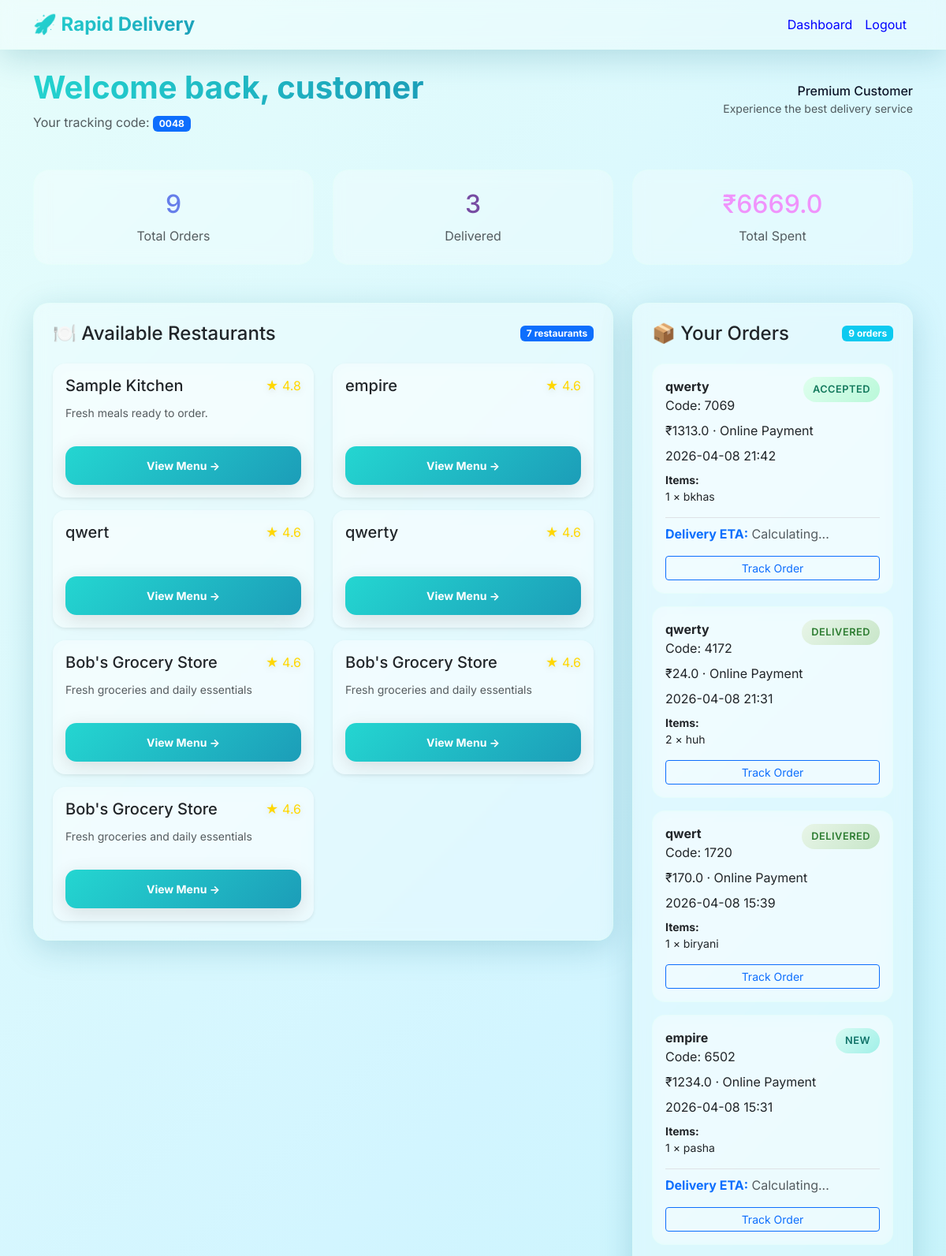
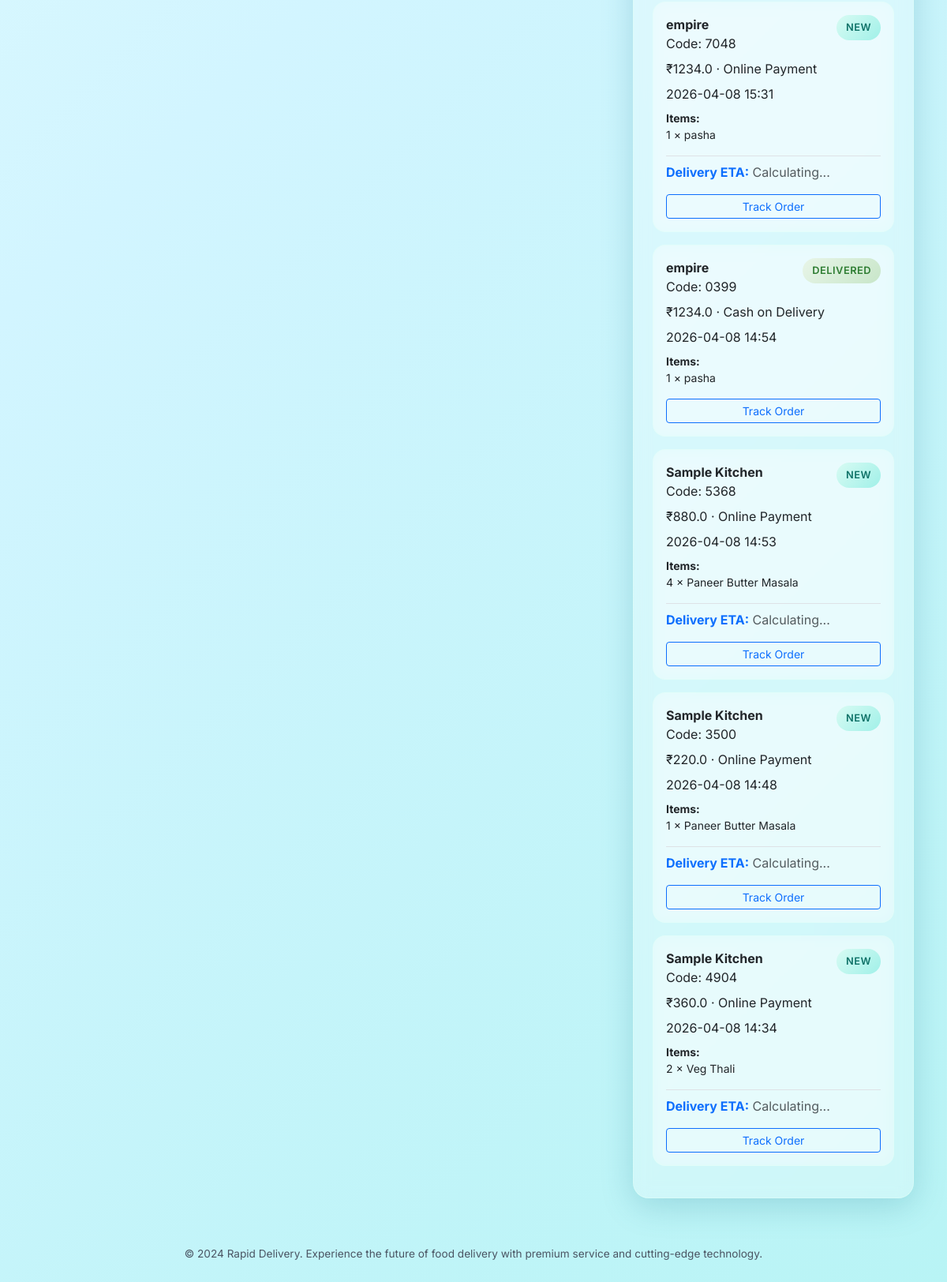
Page /dashboard (signed in) on the committed database (2 pictures, top to bottom).
### app.py (models this page shows, shortened)
class User(db.Model, UserMixin):
    id = db.Column(db.Integer, primary_key=True)
    name = db.Column(db.String(120), nullable=False)
    email = db.Column(db.String(120), unique=True, nullable=False)
    password_hash = db.Column(db.String(255), nullable=False)
    role = db.Column(db.String(30), nullable=False)
    shop_name = db.Column(db.String(120))
    address = db.Column(db.String(255))
    phone = db.Column(db.String(40))
    vehicle_number = db.Column(db.String(40))
    otp = db.Column(db.String(10))
    otp_expiry = db.Column(db.DateTime)
    tracking_code = db.Column(db.String(6), unique=True)
    current_lat = db.Column(db.Float)
    current_lng = db.Column(db.Float)
    location_updated_at = db.Column(db.DateTime)
    is_sharing_location = db.Column(db.Boolean, default=False)

class Shop(db.Model):
    id = db.Column(db.Integer, primary_key=True)
    owner_id = db.Column(db.Integer, db.ForeignKey('user.id'), nullable=False)
    name = db.Column(db.String(120), nullable=False)
    description = db.Column(db.String(255), nullable=False)
    rating = db.Column(db.Float, default=4.6)
    scanner_filename = db.Column(db.String(255))
    latitude = db.Column(db.Float)
    longitude = db.Column(db.Float)
    owner = db.relationship('User', backref='shops')

class Order(db.Model):
    id = db.Column(db.Integer, primary_key=True)
    customer_id = db.Column(db.Integer, db.ForeignKey('user.id'), nullable=False)
    shop_id = db.Column(db.Integer, db.ForeignKey('shop.id'), nullable=False)
    delivery_id = db.Column(db.Integer, db.ForeignKey('user.id'))
    code = db.Column(db.String(6), nullable=False)
    status = db.Column(db.String(40), default='New')
    payment_method = db.Column(db.String(30), nullable=False)
    total_amount = db.Column(db.Float, nullable=False)
    created_at = db.Column(db.DateTime, default=datetime.utcnow)
    eta = db.Column(db.DateTime)
    pickup_lat = db.Column(db.Float)
    pickup_lng = db.Column(db.Float)
    delivery_lat = db.Column(db.Float)
    delivery_lng = db.Column(db.Float)
    razorpay_order_id = db.Column(db.String(100))
    razorpay_payment_id = db.Column(db.String(100))
    customer = db.relationship('User', foreign_keys=[customer_id])
    shop = db.relationship('Shop')
    delivery = db.relationship('User', foreign_keys=[delivery_id])
    items = db.relationship('OrderItem', backref='order', lazy=True)

class OrderItem(db.Model):
    id = db.Column(db.Integer, primary_key=True)
    order_id = db.Column(db.Integer, db.ForeignKey('order.id'), nullable=False)
    item_id = db.Column(db.Integer, db.ForeignKey('item.id'), nullable=False)
    quantity = db.Column(db.Integer, nullable=False)
    price = db.Column(db.Float, nullable=False)
    item = db.relationship('Item')

class Item(db.Model):
    id = db.Column(db.Integer, primary_key=True)
    shop_id = db.Column(db.Integer, db.ForeignKey('shop.id'), nullable=False)
    name = db.Column(db.String(120), nullable=False)
    description = db.Column(db.String(255), nullable=False)
    price = db.Column(db.Float, nullable=False)
    rating = db.Column(db.Float, default=4.5)
    shop = db.relationship('Shop', backref='items')

### app.py (the view, shortened to what this page needs)
@app.route('/dashboard')
@login_required
def dashboard():
    print(f"Dashboard accessed by user: {current_user.id}, role: {current_user.role}")
    if current_user.role == ROLE_CUSTOMER:
        shops = Shop.query.all()
        orders = Order.query.filter_by(customer_id=current_user.id).order_by(Order.created_at.desc()).all()
        return render_template('dashboard_customer.html', shops=shops, orders=orders)

### app.py (called while the page is built)
@login_manager.user_loader
def load_user(user_id):
    return User.query.get(int(user_id))

@app.context_processor
def inject_google_maps_key():
    return {'google_maps_api_key': app.config.get('GOOGLE_MAPS_API_KEY', '')}

@app.template_filter('format_datetime')
def format_datetime(value):
    if not value:
        return '-'
    return value.strftime('%Y-%m-%d %H:%M')

### templates/dashboard_customer.html (shortened to what this page needs)
{% extends 'base.html' %}
{% block content %}
<div class="fade-in-up">
  <div class="d-flex justify-content-between align-items-center mb-5">
    <div>
      <h1 class="mb-2" style="background: var(--primary-gradient); -webkit-background-clip: text; -webkit-text-fill-color: transparent; background-clip: text; font-weight: 700;">Welcome back, {{ current_user.name }}</h1>
      <p class="text-muted mb-0">Your tracking code: <span class="badge bg-primary">{{ current_user.tracking_code }}</span></p>
    </div>
    <div class="text-end">
      <div class="h6 mb-0">Premium Customer</div>
      <small class="text-muted">Experience the best delivery service</small>
    </div>
  </div>
  <div class="row gy-4 mb-5">
    <div class="col-md-4">
      <div class="dashboard-stat text-center">
        <div class="h2 mb-2" style="color: #667eea;">{{ orders|length }}</div>
        <div class="text-muted">Total Orders</div>
      </div>
    </div>
    <div class="col-md-4">
      <div class="dashboard-stat text-center">
        <div class="h2 mb-2" style="color: #764ba2;">{{ orders|selectattr('status', 'equalto', 'Delivered')|list|length }}</div>
        <div class="text-muted">Delivered</div>
      </div>
    </div>
    <div class="col-md-4">
      <div class="dashboard-stat text-center">
        <div class="h2 mb-2" style="color: #f093fb;">₹{{ orders|sum(attribute='total_amount') if orders else 0 }}</div>
        <div class="text-muted">Total Spent</div>
      </div>
    </div>
  </div>
  <div class="row gy-4">
    <div class="col-lg-8">
      <div class="card card-shadow p-4">
        <div class="d-flex justify-content-between align-items-center mb-4">
          <h4 class="mb-0">🍽️ Available Restaurants</h4>
          <span class="badge bg-primary">{{ shops|length }} restaurants</span>
        </div>
        <div class="row gy-3">
          {% for shop in shops %}
            <div class="col-md-6">
              <div class="card h-100 p-3 border-0 shadow-sm order-card">
                <div class="d-flex justify-content-between align-items-start mb-2">
                  <h5 class="mb-1">{{ shop.name }}</h5>
                  <div class="review-stars">★ {{ shop.rating }}</div>
                </div>
                <p class="text-muted small mb-3">{{ shop.description }}</p>
                <div class="mt-auto">
                  <a class="btn btn-primary btn-sm w-100" href="{{ url_for('shop_detail', shop_id=shop.id) }}">
                    View Menu →
                  </a>
                </div>
              </div>
            </div>
          {% endfor %}
        </div>
      </div>
    </div>
    <div class="col-lg-4">
      <div class="card card-shadow p-4">
        <div class="d-flex justify-content-between align-items-center mb-4">
          <h4 class="mb-0">📦 Your Orders</h4>
          <span class="badge bg-info">{{ orders|length }} orders</span>
        </div>
        {% if orders %}
          <div class="space-y-3">
            {% for order in orders %}
              <div class="order-card p-3">
                <div class="d-flex justify-content-between align-items-start mb-2">
                  <div>
                    <strong>{{ order.shop.name }}</strong>
                    <div class="small-note">Code: {{ order.code }}</div>
                  </div>
                  <span class="status-pill status-{{ order.status.lower().replace(' ', '') }}">{{ order.status }}</span>
                </div>
                <div class="small-note mb-2">₹{{ order.total_amount }} · {{ order.payment_method }}</div>
                <div class="small-note mb-2">{{ order.created_at|format_datetime }}</div>
                <div class="small">
                  <strong>Items:</strong>
                  {% for item in order.items %}
                    <div>{{ item.quantity }} × {{ item.item.name }}</div>
                  {% endfor %}
                </div>
                {% if order.status != 'Delivered' %}
                  <div class="mt-3 pt-2 border-top">
                    <strong class="text-primary">Delivery ETA:</strong>
                    <span id="eta-{{ order.id }}" class="text-muted">{{ order.eta|format_datetime if order.eta else 'Calculating...' }}</span>
                  </div>
                {% endif %}
                <div class="mt-3">
                  <a href="{{ url_for('track_order', order_id=order.id) }}" class="btn btn-outline-primary btn-sm w-100">
                    Track Order
                  </a>
                </div>
              </div>
            {% endfor %}
          </div>
        {% else %}
          <div class="text-center py-5">
            <div class="h1 mb-3">🍽️</div>
            <h5 class="text-muted">No orders yet</h5>
            <p class="text-muted small">Start your first order from our premium restaurants</p>
          </div>
        {% endif %}
      </div>
    </div>
  </div>
</div>
{% endblock %}

### static/css/style.css (style rules this page uses)
:root { --primary-gradient: linear-gradient(135deg, #24d6d1 0%, #1c9db8 100%); --secondary-gradient: linear-gradient(135deg, #b8f2d5 0%, #72d6ec 100%); --glass-bg: rgba(255, 255, 255, 0.28); --glass-border: rgba(224, 255, 246, 0.45); --shadow-soft: 0 10px 40px 0 rgba(18, 119, 140, 0.22); --shadow-hard: 0 6px 24px rgba(0, 0, 0, 0.12); --text-primary: #0f172a; --text-secondary: #4b5563; --accent: #00c8ff; }
body { background: linear-gradient(135deg, #e6fdfb 0%, #d2f5ff 45%, #b8f4f5 100%); min-height: 100vh; font-family: 'Inter', -apple-system, BlinkMacSystemFont, 'Segoe UI', Roboto, sans-serif; color: var(--text-primary); }
.card-shadow { background: var(--glass-bg); backdrop-filter: blur(10px); -webkit-backdrop-filter: blur(10px); border: 1px solid var(--glass-border); border-radius: 20px; box-shadow: var(--shadow-soft); transition: all 0.3s ease; }
.btn-primary { background: var(--primary-gradient); border: none; border-radius: 14px; padding: 14px 26px; font-weight: 700; transition: all 0.3s ease; box-shadow: var(--shadow-hard); }
.dashboard-stat { background: var(--glass-bg); backdrop-filter: blur(10px); border: 1px solid var(--glass-border); border-radius: 20px; padding: 24px; transition: all 0.3s ease; }
.status-pill { border-radius: 20px; padding: 6px 12px; font-size: 0.8rem; font-weight: 600; text-transform: uppercase; letter-spacing: 0.5px; }
.status-new { background: linear-gradient(135deg, #d8fbf3 0%, #a0f0e8 100%); color: #0f7268; }
.status-accepted { background: linear-gradient(135deg, #dfffee 0%, #b9f8d9 100%); color: #13795c; }
.status-delivered { background: linear-gradient(135deg, #e8f5e8 0%, #c8e6c9 100%); color: #2e7d32; }
.review-stars { color: #ffd700; filter: drop-shadow(0 2px 4px rgba(0,0,0,0.1)); }
.order-card { background: var(--glass-bg); backdrop-filter: blur(10px); border: 1px solid var(--glass-border); border-radius: 16px; padding: 20px; margin-bottom: 16px; transition: all 0.3s ease; }
.fade-in-up { animation: fadeInUp 0.6s ease-out; }

### rows in the picture
User: name "customer", tracking_code "0048"
Shop: name "Sample Kitchen", rating "4.8", description "Fresh meals ready to order."
Shop: name "empire", rating "4.6"
Shop: name "qwert", rating "4.6"
Shop: name "qwerty", rating "4.6"
Shop: name "Bob's Grocery Store", rating "4.6", description "Fresh groceries and daily essentials"
Shop: name "Bob's Grocery Store", rating "4.6", description "Fresh groceries and daily essentials"
Shop: name "Bob's Grocery Store", rating "4.6", description "Fresh groceries and daily essentials"
Order: shop.name "qwerty", code "7069", status "ACCEPTED", total_amount "1313.0", payment_method "Online Payment", created_at "2026-04-08 21:42", eta "Calculating..."
OrderItem: quantity "1", item.name "bkhas"
Order: shop.name "qwerty", code "4172", status "DELIVERED", total_amount "24.0", payment_method "Online Payment", created_at "2026-04-08 21:31"
OrderItem: quantity "2", item.name "huh"
Order: shop.name "qwert", code "1720", status "DELIVERED", total_amount "170.0", payment_method "Online Payment", created_at "2026-04-08 15:39"
OrderItem: quantity "1", item.name "biryani"
Order: shop.name "empire", code "6502", status "NEW", total_amount "1234.0", payment_method "Online Payment", created_at "2026-04-08 15:31", eta "Calculating..."
OrderItem: quantity "1", item.name "pasha"
Order: shop.name "empire", code "7048", status "NEW", total_amount "1234.0", payment_method "Online Payment", created_at "2026-04-08 15:31", eta "Calculating..."
OrderItem: quantity "1", item.name "pasha"
Order: shop.name "empire", code "0399", status "DELIVERED", total_amount "1234.0", payment_method "Cash on Delivery", created_at "2026-04-08 14:54"
OrderItem: quantity "1", item.name "pasha"
Order: shop.name "Sample Kitchen", code "5368", status "NEW", total_amount "880.0", payment_method "Online Payment", created_at "2026-04-08 14:53", eta "Calculating..."
OrderItem: quantity "4", item.name "Paneer Butter Masala"
Order: shop.name "Sample Kitchen", code "3500", status "NEW", total_amount "220.0", payment_method "Online Payment", created_at "2026-04-08 14:48", eta "Calculating..."
OrderItem: quantity "1", item.name "Paneer Butter Masala"
Order: shop.name "Sample Kitchen", code "4904", status "NEW", total_amount "360.0", payment_method "Online Payment", created_at "2026-04-08 14:34", eta "Calculating..."
OrderItem: quantity "2", item.name "Veg Thali"

### other values in the picture
{{ orders|length }} "9"
{{ orders|selectattr('status', 'equalto', 'Delivered')|list|length }} "3"
{{ orders|sum(attribute='total_amount') if orders else 0 }} "6669.0"
{{ shops|length }} "7"
